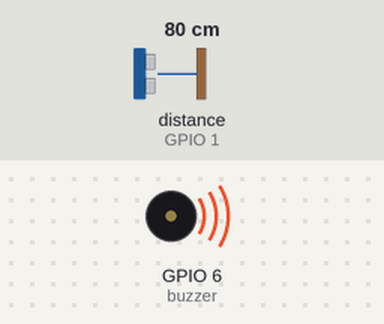
The program below on a simulated ESP32 board running MicroPython. On the bench: buzzer (waves = sounding). The test bench sets the inputs (shaded band); at power-on: distance to the obstacle (sensor on GPIO 1) 80 cm. The echo pulse lasts 58.3 µs per cm; what the program prints to the serial console is not drawn.

Above: at 2.7 s.
At 5.9 s:
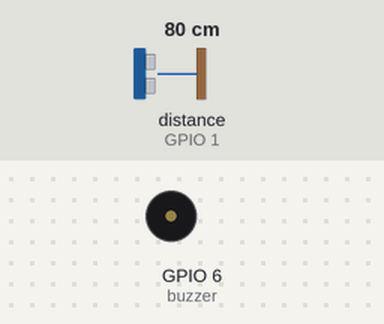
Timing chart, 0 to 7.4 s (numbered marks = the images above):
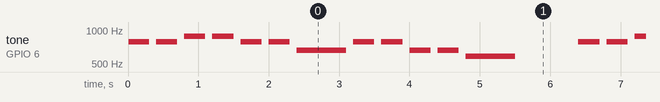

The program:

code.py
```python
import machine
import time
from machine import Pin, PWM, Timer

# ---- 객체 만들기 ----
buzzer = PWM(Pin(6), freq=440, duty=0)
trigger = Pin(17, mode=Pin.OUT, pull=None)
echo = Pin(1, mode=Pin.IN, pull=None)
trigger.value(0)                 # value() 메서드 : 핀 값을 정한다. 0 = 끔 (처음에는 소리를 쏘지 않는다)

# ---- 내가 바꾸는 값 ----
NEAR_CM = 5                      # 손을 가장 가까이 둘 때의 거리 (가장 작은 소리)
FAR_CM = 60                      # 손을 가장 멀리 둘 때의 거리 (가장 큰 소리) : NEAR_CM 보다 커야 한다
LEVELS = 20                      # 소리 크기를 몇 단계로 나눌까
DUTY_TABLE = [10, 12, 13, 15, 18, 20, 24, 27, 31, 36, 42, 48, 55, 64, 73, 85, 98, 113, 130, 150]
EIGHTH_MS = 200                  # 8분음표 한 개의 길이 : 4분음표 = 2개 = 400 ms
GAP_MS = 100                     # 음이 끝나기 전에 부저를 꺼 두는 시간 : 부저가 켜져있으면 거리 측정 때 흔들림이 있어 방해를 받는다.
LISTEN_MS = 60                   # 부저를 끈 뒤 기다리는 시간 : 거리 측정을 위해

# 계명 -> 주파수(Hz). 쉼은 0
NOTE_HZ = {"도": 523, "레": 587, "미": 659, "솔": 784, "라": 880, "쉼": 0}

# (계명, 음길이)  음길이 : 8분음표 몇 개 만큼 자리를 차지하나 (1 = 8분, 2 = 4분, 4 = 2분)
school_bell = [
    ("솔", 2), ("솔", 2), ("라", 2), ("라", 2),
    ("솔", 2), ("솔", 2), ("미", 4),                  # 학교종이 땡땡땡
    ("솔", 2), ("솔", 2), ("미", 2), ("미", 2),
    ("레", 4), ("쉼", 4),                             # 어서 모이자
    ("솔", 2), ("솔", 2), ("라", 2), ("라", 2),
    ("솔", 2), ("솔", 2), ("미", 4),                  # 선생님이 우리를
    ("솔", 2), ("미", 2), ("레", 2), ("미", 2),
    ("도", 4), ("쉼", 4),                             # 기다리신다
]

# ---- 인터럽트 깃발 : 알람 ----
ms = 0
flag_10 = False
flag_500 = False

def tick(t):
    global ms, flag_10, flag_500
    ms += 1
    if ms % 10 == 0:
        flag_10 = True
    if ms % 500 == 0:
        flag_500 = True

def get_distance_cm():                          # 못 읽으면 0
    trigger.value(0)                            # value(0) : 끈 상태에서 시작
    time.sleep_us(5)                            # sleep_us() : 5 µs 기다린다 (µs = 마이크로초 = 100만분의 1초)
    trigger.value(1)                            # value(1) : 켠다 = 초음파를 쏘기 시작
    time.sleep_us(10)                           # 10 µs 동안 켜 둔다
    trigger.value(0)                            # value(0) : 끈다 = 쏘기를 끝낸다

    # 6000 µs 의 왕복할 수 있는 거리는 약 100 cm. 이보다 멀리 있거나 장애물이 없으면 넘어간다.
    # time_pulse_us(핀, 1, 최대µs) : echo 가 켜져 있던 시간(µs)을 잰다.
    # echo 가 켜져 있던 시간(µs)으로 거리 측정
    pulse_time = machine.time_pulse_us(echo, 1, 6000)
    distance_cm = (pulse_time / 2) / 29.1              # 왕복 시간의 절반 ÷ 29.1 = 거리(cm)

    if 2 <= distance_cm <= 200:
        return distance_cm
    else:
        return 0

def distance_level(cm):
    # 가까울수록 작은 단계 (t2 와 반대) : NEAR_CM 이하 -> 0, FAR_CM 이상 -> 19
    level = int((cm - NEAR_CM) * LEVELS // (FAR_CM - NEAR_CM))
    # (FAR_CM - NEAR_CM) : 측정할 수 있는 전체 폭
    # cm - NEAR_CM) : 최소 거리 기준 얼마나 떨어져 있는지
    # * LEVELS : 구한 비율에 단계수를 곱해서 몇 번째 단계인지 환산
    if level < 0:
        level = 0
    if level > LEVELS - 1:
        level = LEVELS - 1
    return level

    # level = max(0, min(level,LEVELS - 1))
    # return level


idx = 0                          # 지금 몇 번째 음인가
note_start = 0                   # 현재 음이 시작한 ms
measured = False                 # 현재 음에서 거리를 쟀는지 확인 (한 음에서 한번만 측정한다.)(쟀으면 true, 안쟀으면 false)
cm = 0
level = 9
duty = DUTY_TABLE[level]
buzzer.freq(NOTE_HZ[school_bell[0][0]])         # 음악의 첫 음(주파수)으로 설정


tmr = Timer(0)
tmr.init(period=1, mode=Timer.PERIODIC, callback=tick)

try:
    while True:
        if flag_10:                               # 10 ms : 음을 넘기고, 소리 크기를 주고, 소리를 끈 틈에 거리를 잰다
            flag_10 = False
            name, length = school_bell[idx]       # school_bell 리스트에서 현재 음의 계이름과 음길이를 가져온다
            t = ms - note_start                   # 이 음이 재생되고 있는 시간

            # 다음 음으로 넘어가는 시점
            if t >= length * EIGHTH_MS:           # 현재 재생시간 >= 음 길이
                note_start += length * EIGHTH_MS  # 음 재생 시작시간 다시 설정
                idx = idx + 1                     # 다음 음으로 넘어간다
                if idx >= len(school_bell):       # 곡이 끝났으면 처음부터 다시
                    idx = 0
                name, length = school_bell[idx]   # 다음 음의 계이름과 음길이를 다시 가져온다
                t = ms - note_start
                measured = False                  # 새로운 음에서 거리 다시 측정 (듀티 새로 설정하기 위해)
                if NOTE_HZ[name] != 0:            # 바뀐 음으로 (주파수) 적용
                    buzzer.freq(NOTE_HZ[name])

            left = length * EIGHTH_MS - t        # 이 음이 끝나기까지 남은 ms
            if name == "쉼" or left <= GAP_MS:   # 쉬는 시간이거나 음이 끝나기 직전이면 소리를 끈다
                buzzer.duty(0)                   # 소리를 꺼야지 거리 잴 때 간섭을 받지 않는다.
                if not measured and (name == "쉼" or left <= GAP_MS - LISTEN_MS):
                    measured = True               # 거리 재기 전에 true로 전환
                    cm = get_distance_cm()        # 거리를 다시 잼 (듀티 값 새로 설정)
                    if cm != 0:                   # 0 은 못 읽은 것(변화없음): 이전 단계를 그대로 쓴다
                        level = distance_level(cm)
                        duty = DUTY_TABLE[level]  # 새로운 거리 값으로 듀티 새로 설정

            else:
                buzzer.duty(duty)               # duty() 메서드 : 소리 크기를 정한다 (켜짐)
        if flag_500:                            # 500 ms : 어디쯤인지 쉘에 찍는다
            flag_500 = False
            print("거리", int(cm), "cm -> 단계", level, "-> duty", duty, "|", idx + 1, "/", len(school_bell), school_bell[idx][0])
except KeyboardInterrupt:
    pass
finally:                                        # 끝날 때 꼭 실행된다 : 부저와 타이머를 정리한다
    tmr.deinit()
    buzzer.duty(0)
    buzzer.deinit()                             
```

Measured:
- by itself, tone on GPIO 6 (buzzer): plays 784 Hz for 0.29 s, 784 Hz for 0.30 s, 880 Hz for 0.30 s, 880 Hz for 0.30 s, 784 Hz for 0.30 s, 784 Hz for 0.30 s … (245 notes in this stretch)
